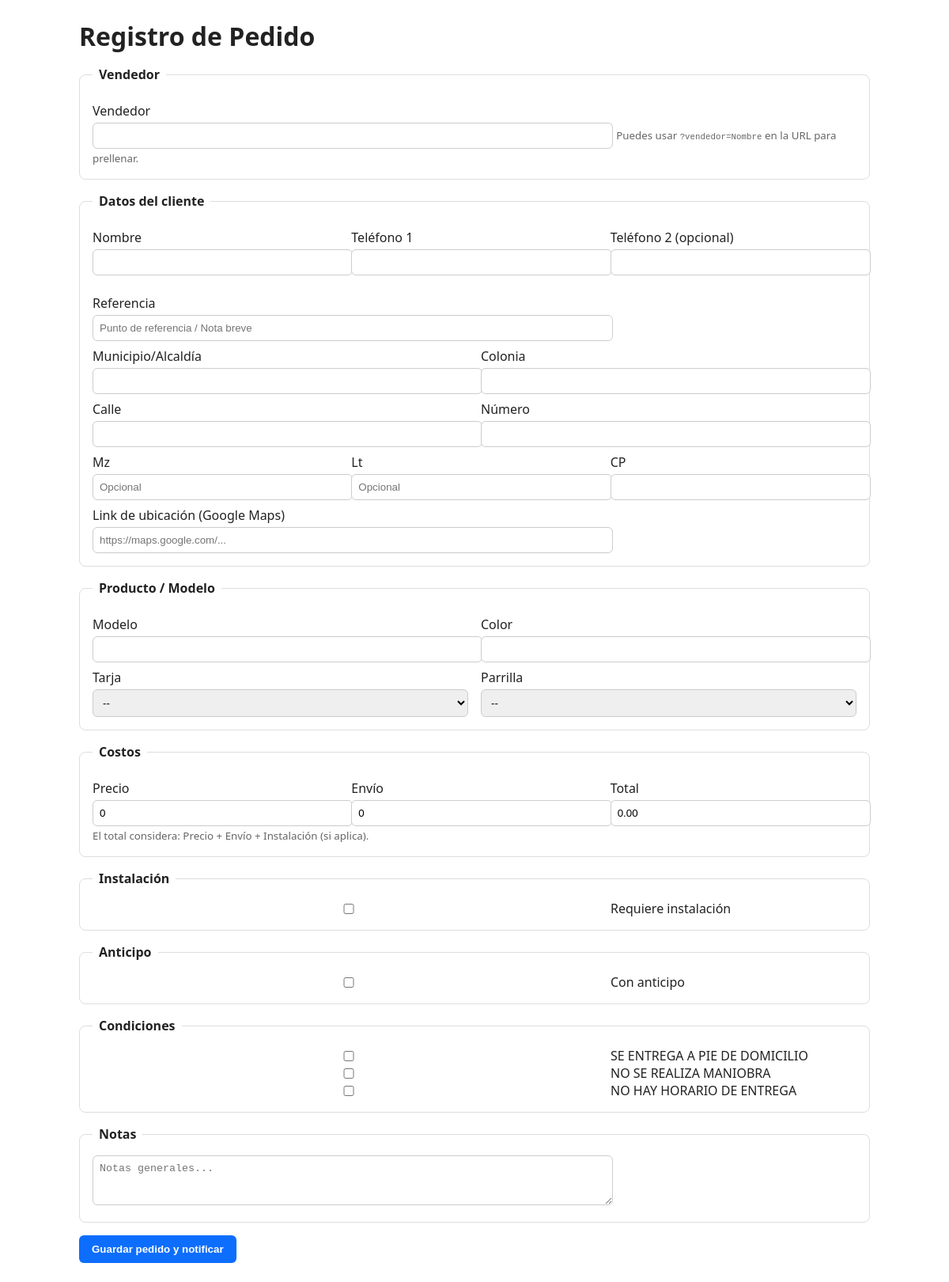
Screenshot of /pedido with the database file from the repository.
### tables this page shows
CREATE TABLE condiciones_catalogo (
    id INTEGER PRIMARY KEY AUTOINCREMENT,
    titulo TEXT NOT NULL,
    activo INTEGER DEFAULT 1,
    orden INTEGER DEFAULT 0
);

### app/routes/pedidos.py (the view, shortened to what this page needs)
@bp.route("/pedido", methods=["GET", "POST"])
def pedido_form():
    db = get_db(current_app)
    condiciones = db.execute(
        "SELECT id, titulo FROM condiciones_catalogo WHERE activo=1 ORDER BY orden ASC, id ASC"
    ).fetchall()
    if request.method == "GET":
        vendedor_prefill = request.args.get("vendedor", "").strip()
        return render_template(
            "pedido_form.html",
            condiciones=condiciones,
            vendedor_prefill=vendedor_prefill,
            max_mb=int(os.getenv("MAX_UPLOAD_MB", "10")),
        )

### app/database.py (called while the page is built)
def get_db(app):
    if "db" not in g:
        g.db = sqlite3.connect(
            app.config["DATABASE_PATH"],
            detect_types=sqlite3.PARSE_DECLTYPES,
            check_same_thread=False
        )
        g.db.row_factory = sqlite3.Row
    return g.db

### app/templates/pedido_form.html (shortened to what this page needs)
<!doctype html>
<html lang="es">
<head>
</head>
<body>
  <h1>Registro de Pedido</h1>
  <form action="" method="post" enctype="multipart/form-data" novalidate>
    <fieldset>
      <legend>Vendedor</legend>
      <div class="row">
        <div>
          <label>Vendedor</label>
          <input type="text" name="vendedor" value="{{ vendedor_prefill or '' }}" required>
          <small>Puedes usar <code>?vendedor=Nombre</code> en la URL para prellenar.</small>
        </div>
      </div>
    </fieldset>
    <fieldset>
      <legend>Datos del cliente</legend>
      <div class="row">
        <div><label>Nombre</label><input name="cliente_nombre" required></div>
        <div><label>Teléfono 1</label><input name="telefono_1" required></div>
        <div><label>Teléfono 2 (opcional)</label><input name="telefono_2"></div>
        <div><label>Referencia</label><input name="referencia" placeholder="Punto de referencia / Nota breve"></div>
      </div>
      <div class="row">
        <div><label>Municipio/Alcaldía</label><input name="municipio" required></div>
        <div><label>Colonia</label><input name="colonia" required></div>
      </div>
      <div class="row">
        <div><label>Calle</label><input name="calle" required></div>
        <div><label>Número</label><input name="numero" required></div>
      </div>
      <div class="row">
        <div><label>Mz</label><input name="manzana" placeholder="Opcional"></div>
        <div><label>Lt</label><input name="lote" placeholder="Opcional"></div>
        <div><label>CP</label><input name="cp" required maxlength="5" pattern="\\d{5}" title="5 dígitos"></div>
      </div>
      <div class="row">
        <div><label>Link de ubicación (Google Maps)</label><input name="ubicacion_url" placeholder="https://maps.google.com/..."></div>
      </div>
    </fieldset>
    <fieldset>
      <legend>Producto / Modelo</legend>
      <div class="row">
        <div><label>Modelo</label><input name="modelo" required></div>
        <div><label>Color</label><input name="color" required></div>
      </div>
      <div class="row">
        <div>
          <label>Tarja</label>
          <select name="tarja_posicion" required>
            <option value="">--</option>
          </select>
        </div>
        <div>
          <label>Parrilla</label>
          <select name="parrilla_posicion" required>
            <option value="">--</option>
          </select>
        </div>
      </div>
    </fieldset>
    <fieldset>
      <legend>Costos</legend>
      <div class="row">
        <div><label>Precio</label><input type="number" step="0.01" id="precio" name="precio" value="0" min="0" required></div>
        <div><label>Envío</label><input type="number" step="0.01" id="envio" name="envio_costo" value="0" min="0" required></div>
        <div><label>Total</label><input type="number" step="0.01" id="total" name="total" value="0" readonly></div>
      </div>
      <small>El total considera: Precio + Envío + Instalación (si aplica).</small>
    </fieldset>
    <fieldset>
      <legend>Instalación</legend>
      <div class="row">
        <div class="inline">
          <input type="checkbox" id="instalacion_aplica" name="instalacion_aplica" value="1">
          <label for="instalacion_aplica" style="margin:0">Requiere instalación</label>
        </div>
      </div>
    </fieldset>
    <fieldset>
      <legend>Anticipo</legend>
      <div class="row">
        <div class="inline">
          <input type="checkbox" id="con_anticipo" name="con_anticipo" value="1">
          <label for="con_anticipo" style="margin:0">Con anticipo</label>
        </div>
      </div>
    </fieldset>
    <fieldset>
      <legend>Condiciones</legend>
      {% if condiciones %}
        {% for c in condiciones %}
          <div class="inline">
            <input type="checkbox" id="cond_{{ c['id'] }}" name="condicion_id" value="{{ c['id'] }}">
            <label for="cond_{{ c['id'] }}" style="margin:0">{{ c['titulo'] }}</label>
          </div>
        {% endfor %}
      {% else %}
        <small>No hay condiciones configuradas.</small>
      {% endif %}
    </fieldset>
    <fieldset>
      <legend>Notas</legend>
      <textarea name="notas" rows="3" placeholder="Notas generales..."></textarea>
    </fieldset>
    <button type="submit">Guardar pedido y notificar</button>
  </form>
</body>
</html>

### app/templates/pedido_form.html (style rules this page uses)
:root { --gap:16px; --bd:#ddd; --bd2:#ccc; --txt:#222; --muted:#666; --primary:#0d6efd; --ok:#136e3c; --okbg:#e7f7ee; --okbd:#b8ebce; --err:#7f1d1d; --errbg:#fdecec; --errbd:#f8caca; }
body { font-family:system-ui,-apple-system,Segoe UI,Roboto,Ubuntu,Arial,sans-serif;max-width:1000px;margin:24px auto;padding:0 16px;color:var(--txt) }
h1 { margin:8px 0 16px }
fieldset { border:1px solid var(--bd);margin:16px 0;padding:16px;border-radius:8px }
legend { font-weight:700;padding:0 8px }
label { display:block;margin:8px 0 4px }
input,select,textarea { width:100%;max-width:640px;padding:8px;border:1px solid var(--bd2);border-radius:6px }
.row { display:flex;gap:var(--gap);flex-wrap:wrap }
.row > div { flex:1 1 260px }
button { background:var(--primary);color:#fff;border:none;border-radius:6px;padding:10px 16px;font-weight:600;cursor:pointer }
small { color:var(--muted) }
.inline { display:flex;align-items:center;gap:8px }

### rows the page displays
condiciones_catalogo: titulo "SE ENTREGA A PIE DE DOMICILIO"
condiciones_catalogo: titulo "NO SE REALIZA MANIOBRA"
condiciones_catalogo: titulo "NO HAY HORARIO DE ENTREGA"
